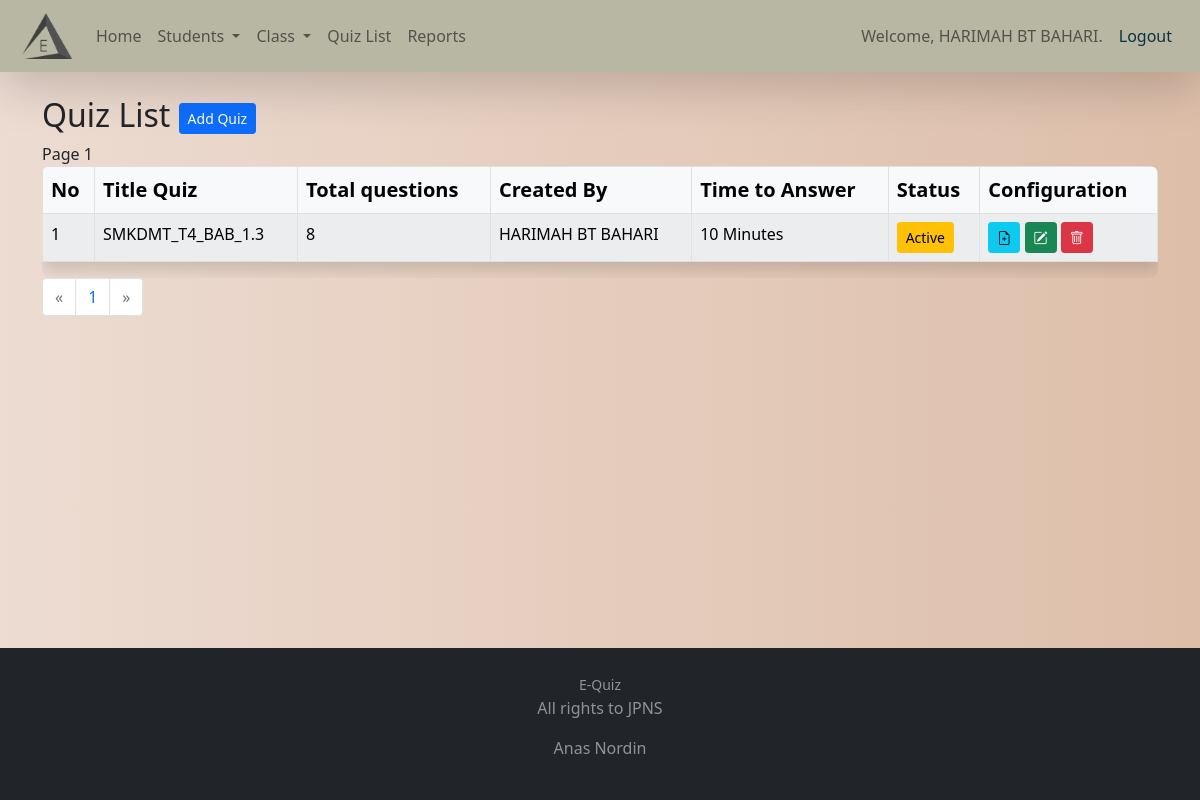
/lecturer/quiz_list.php (signed in), run on the app's committed database.
### tables this page shows
CREATE TABLE `user` (
  `u_id` int(11) NOT NULL,
  `user_name` varchar(150) NOT NULL,
  `u_username` varchar(30) NOT NULL,
  `u_password` varchar(35) NOT NULL,
  `u_access_lvl` tinyint(4) NOT NULL,
  `date_updated` datetime NOT NULL DEFAULT current_timestamp() ON UPDATE current_timestamp()
);

CREATE TABLE `quiz_list` (
  `id` int(11) NOT NULL,
  `title` varchar(150) NOT NULL,
  `points` int(11) NOT NULL,
  `timer` int(11) NOT NULL,
  `u_id` int(11) NOT NULL,
  `is_active` int(11) NOT NULL COMMENT 'active = 1\r\nnot active = 0',
  `quiz_pw` varchar(50) DEFAULT NULL,
  `date_updated` datetime NOT NULL DEFAULT current_timestamp() ON UPDATE current_timestamp()
);

### lecturer/quiz_list.php (the view, shortened to what this page needs)
<?php
include("lecturer_header.php");
include('../inc/database.php');
$lecid = $_SESSION['user_id'];
$rpp = 10;
isset($_GET['page']) ? $page = $_GET['page'] : $page = 0;
if($page > 1) {
    $start = ($page * $rpp) - $rpp;
} else {
    $start = 0;
}
$sql="SELECT * FROM quiz_list WHERE u_id = $lecid ORDER BY id ASC";
$query=$conn->query($sql);
$numRows = $query->num_rows;
$totalPages = $numRows / $rpp;
$sql2="SELECT * FROM quiz_list WHERE u_id = $lecid ORDER BY id ASC LIMIT $start, $rpp";
$query2=$conn->query($sql2);
?>
<div class="container">
    <br>
    <h2>Quiz List
        <button type="button" class="btn btn-primary btn-sm" data-bs-toggle="modal" data-bs-target="#addquiz">
            Add Quiz
        </button>
    </h2>
    <span>Page <?php echo $_GET['page']?></span>
    <div class="table-responsive table-scroll">
        <table class="table table-light table-striped shadow table-hover table-bordered">
            <thead>
                <tr>
                    <th>No</th>
                    <th>Title Quiz</th>
                    <th>Total questions</th>
                    <th>Created By</th>
                    <th>Time to Answer</th>
                    <th>Status</th>
                    <th>Configuration</th>
                </tr>
            </thead>
            <tbody>
                <tr>
                    <?php
                    $active[0] = 'Inactive';
                    $active[1] = 'Active';
                    $no=0;
                    while ($row=mysqli_fetch_assoc($query2)):
                        $no++;
                    ?>
                    <td><?php echo $no ?></td>
                    <td><?php echo $row['title'] ?></td>
                    <td>
                        <?php
                        $quiz_id = $row['id'];
                        $sql_total_quiz = "SELECT COUNT(id) AS TOTALQUESTION FROM question WHERE quiz_id = ". $quiz_id ."";
                        $query_total_quiz = $conn->query($sql_total_quiz);
                        $row_total_quiz = mysqli_fetch_assoc($query_total_quiz);
                        echo $row_total_quiz['TOTALQUESTION'];
                        ?>
                    </td>
                    <td>
                        <?php
                        $userid = $row['u_id'];
                        $sql_name = 'SELECT user_name FROM user WHERE u_id=' . $userid . '';
                        $query_name=$conn->query($sql_name);
                        $row_name = mysqli_fetch_assoc($query_name);
                        echo $row_name['user_name'];
                        ?>
                    </td>
                    <td><?php echo $row['timer'] . " Minutes" ?></td>
                    <td>
                        <a href="quiz_activate.php?id=<?php echo $row['id'] ?>&act=<?php echo $row['is_active'] ?>" class="btn btn-sm btn-warning"><?php echo $active[$row['is_active']] ?></a>
                    </td>
                    <td>
                        <a href="quiz_manage.php?id=<?php echo $row['id'] ?>" class="btn btn-sm btn-info bi bi-file-earmark-plus" title="Manage"></a>
                        <a href="quiz_edit.php?id=<?php echo $row['id'] ?>" class="btn btn-sm btn-success bi bi-pencil-square" title="Edit"></a>
                        <a href="javascript:void(0)" onclick="delete_data('quiz_delete.php?id=<?php echo $row['id']?>')" class="btn btn-sm btn-danger bi bi-trash" title="Delete"></a>
                    </td>
                </tr>
                <?php
                endwhile;
                ?>
            </tbody>
        </table>
    </div>
    <nav>
            <ul class="pagination">
                <li class="page-item <?php if ($_GET['page'] <= 1) { echo "disabled"; } ?>">
                    <a class="page-link" href="?page=<?php echo $_GET['page'] - 1 ?>"><span aria-hidden="true">&laquo;</span></a>
                </li>
            <?php
            for ($i=1; $i < $totalPages + 1; $i++) { ?>
                <li class="page-item"><a class="page-link" href="?page=<?php echo $i ?>"><?php echo $i ?></a></li>
            <?php } ?>
                <li class="page-item <?php if ($_GET['page'] == $i - 1 or $_GET['page'] == '') { echo "disabled"; } ?>">
                    <a class="page-link" href="?page=<?php echo $_GET['page'] + 1 ?>"><span aria-hidden="true">&raquo;</span></a>
                </li>
            </ul>
        </nav>
    <br>
</div>
<div class="fixed-bottom">
<?php
include("lecturer_footer.php");
?>

### lecturer/lecturer_header.php (shortened to what this page needs)
<?php
include('../inc/database.php');
$sql="SELECT * FROM user WHERE u_id = " . $_SESSION['user_id'] . " ";
$query=$conn->query($sql);
$call=mysqli_fetch_assoc($query);
?>
<!DOCTYPE html>
<html lang="en">
    <head>
        <link href="https://cdn.jsdelivr.net/npm/bootstrap@5.0.2/dist/css/bootstrap.min.css" rel="stylesheet">
        <link rel="stylesheet" href="https://cdn.jsdelivr.net/npm/bootstrap-icons@1.7.2/font/bootstrap-icons.css">
        <link rel="stylesheet" href="https://cdn.jsdelivr.net/npm/select2@4.1.0-rc.0/dist/css/select2.min.css" />
        <link rel="stylesheet" href="https://cdn.jsdelivr.net/npm/select2-bootstrap-5-theme@1.2.0/dist/select2-bootstrap-5-theme.min.css" />
    </head>
    <body class="bg-dark">
    <nav class="navbar navbar-expand-lg navbar-light bg-style shadow-lg">
        <div class="container-fluid">
            <a class="navbar-brand" href="index.php">
                <img src="../assets/logo_equiz_no_text.png" style="width:50px; margin-left: 10px;">
            </a>
            <div class="collapse navbar-collapse" id="navbarText">
                <ul class="navbar-nav me-auto mb-2 mb-lg-0">
                    <li class="nav-item active">
                        <a class="nav-link" href="index.php">Home</a>
                    </li>
                    <li class="nav-item dropdown">
                        <a class="nav-link dropdown-toggle" href="#" role="button" data-bs-toggle="dropdown" aria-expanded="false">
                            Students
                        </a>
                    </li>
                    <li class="nav-item dropdown">
                        <a class="nav-link dropdown-toggle" href="#" role="button" data-bs-toggle="dropdown" aria-expanded="false">
                            Class
                        </a>
                    </li>
                    <li class="nav-item active">
                        <a class="nav-link" href="quiz_list.php?page=1">Quiz List</a>
                    </li>
                    <li class="nav-item active">
                        <a class="nav-link" href="reports.php">Reports</a>
                    </li>
                </ul>
                <span class="navbar-text">
                    <?php echo "Welcome, ".$call['user_name']. "." ?>
                </span>
                <span class="navbar-text">
                    <a class="nav-link" style="color: #0B3142;" href="logout.php">Logout</a>
                </span>
            </div>
        </div>
    </nav>

### lecturer/lecturer_header.php (style rules this page uses)
.bg-style { background-color: #B7B7A4; }
html, body, .intro { height: 100%; }
table td, table th { text-overflow: ellipsis; white-space: nowrap; overflow: hidden; }
.table-scroll { border-radius: .5rem; }
.table-scroll table thead th { font-size: 1.25rem; }

### lecturer/lecturer_footer.php (style rules this page uses)
html, body { height: 100%; }
body { background: linear-gradient(to left, #DDBEA9 , #EDDCD2); }

### data on the page
user: user_name "HARIMAH BT BAHARI"
quiz_list: title "SMKDMT_T4_BAB_1.3", TOTALQUESTION "8", u.user_name "HARIMAH BT BAHARI", timer "10", is_active "Active"

### other printed values
$_GET['page'] "1"
